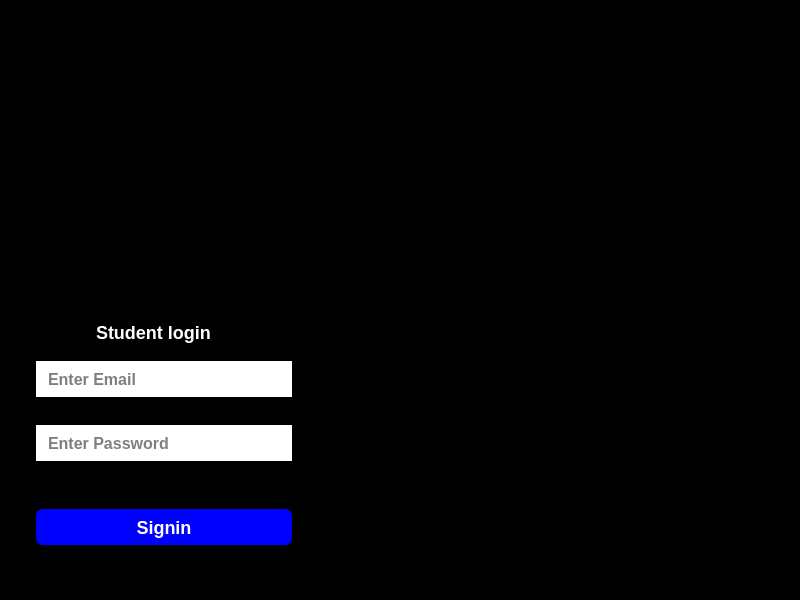
<?xml version="1.0" encoding="UTF-8"?>
<ui version="4.0">
 <class>StudentLogin</class>
 <widget class="QDialog" name="StudentLogin">
  <property name="geometry">
   <rect>
    <x>0</x>
    <y>0</y>
    <width>800</width>
    <height>600</height>
   </rect>
  </property>
  <property name="windowTitle">
   <string>Dialog</string>
  </property>
  <property name="styleSheet">
   <string notr="true">background-color: rgb(0, 0, 0);</string>
  </property>
  <widget class="QLineEdit" name="Email">
   <property name="geometry">
    <rect>
     <x>36</x>
     <y>361</y>
     <width>256</width>
     <height>36</height>
    </rect>
   </property>
   <property name="styleSheet">
    <string notr="true">QLineEdit {
    border: none;
    border-bottom: 0px solid black;
    background-color: white;
    color: black;
    font-weight: bold;
    font-family: &quot;Roboto&quot;;
    font-size: 16px;
    padding-left: 10px;
}
</string>
   </property>
   <property name="placeholderText">
    <string>Enter Email</string>
   </property>
  </widget>
  <widget class="QLineEdit" name="password">
   <property name="geometry">
    <rect>
     <x>36</x>
     <y>425</y>
     <width>256</width>
     <height>36</height>
    </rect>
   </property>
   <property name="styleSheet">
    <string notr="true">QLineEdit {
    border: none;
    border-bottom: 0px solid black;
    background-color: white;
    color: black;
    font-weight: bold;
    font-family: &quot;Roboto&quot;;
    font-size: 16px;
    padding-left: 10px;
}
</string>
   </property>
   <property name="placeholderText">
    <string>Enter Password</string>
   </property>
  </widget>
  <widget class="QPushButton" name="pushButton">
   <property name="geometry">
    <rect>
     <x>36</x>
     <y>509</y>
     <width>256</width>
     <height>36</height>
    </rect>
   </property>
   <property name="cursor">
    <cursorShape>PointingHandCursor</cursorShape>
   </property>
   <property name="styleSheet">
    <string notr="true">QPushButton {
    border-radius: 7px;
    border: 0px solid black;
    background-color: rgb(0, 0, 255);
    color: white;
    font-size: 18px;
    font-weight: bold;
}

QPushButton:hover {
    background-color: rgb(50, 50, 255);
}

QPushButton:pressed {
    background-color: rgb(0, 0, 200); 
}
</string>
   </property>
   <property name="text">
    <string>Signin</string>
   </property>
  </widget>
  <widget class="QPushButton" name="pushButton_2">
   <property name="geometry">
    <rect>
     <x>256</x>
     <y>428</y>
     <width>30</width>
     <height>30</height>
    </rect>
   </property>
   <property name="cursor">
    <cursorShape>PointingHandCursor</cursorShape>
   </property>
   <property name="styleSheet">
    <string notr="true">QLabel, QPushButton {
    background-color: rgba(255, 255, 255, 0); 
border: 0px;
}
</string>
   </property>
   <property name="text">
    <string/>
   </property>
  </widget>
  <widget class="QLabel" name="label">
   <property name="geometry">
    <rect>
     <x>96</x>
     <y>312</y>
     <width>131</width>
     <height>41</height>
    </rect>
   </property>
   <property name="styleSheet">
    <string notr="true"> color: white;
    font-weight: bold;
    font-family: &quot;Roboto&quot;;
    font-size: 18px;</string>
   </property>
   <property name="text">
    <string>Student login</string>
   </property>
  </widget>
  <widget class="QLabel" name="invalid">
   <property name="geometry">
    <rect>
     <x>200</x>
     <y>460</y>
     <width>131</width>
     <height>21</height>
    </rect>
   </property>
   <property name="styleSheet">
    <string notr="true">color: red;</string>
   </property>
   <property name="text">
    <string/>
   </property>
  </widget>
  <widget class="QLabel" name="label_2">
   <property name="geometry">
    <rect>
     <x>355</x>
     <y>0</y>
     <width>445</width>
     <height>600</height>
    </rect>
   </property>
   <property name="styleSheet">
    <string notr="true"/>
   </property>
   <property name="text">
    <string/>
   </property>
  </widget>
  <widget class="QLabel" name="label_3">
   <property name="geometry">
    <rect>
     <x>28</x>
     <y>136</y>
     <width>372</width>
     <height>174</height>
    </rect>
   </property>
   <property name="styleSheet">
    <string notr="true"/>
   </property>
   <property name="text">
    <string>TextLabel</string>
   </property>
  </widget>
  <zorder>Email</zorder>
  <zorder>pushButton</zorder>
  <zorder>label</zorder>
  <zorder>invalid</zorder>
  <zorder>label_2</zorder>
  <zorder>password</zorder>
  <zorder>label_3</zorder>
  <zorder>pushButton_2</zorder>
 </widget>
 <resources/>
 <connections/>
</ui>
